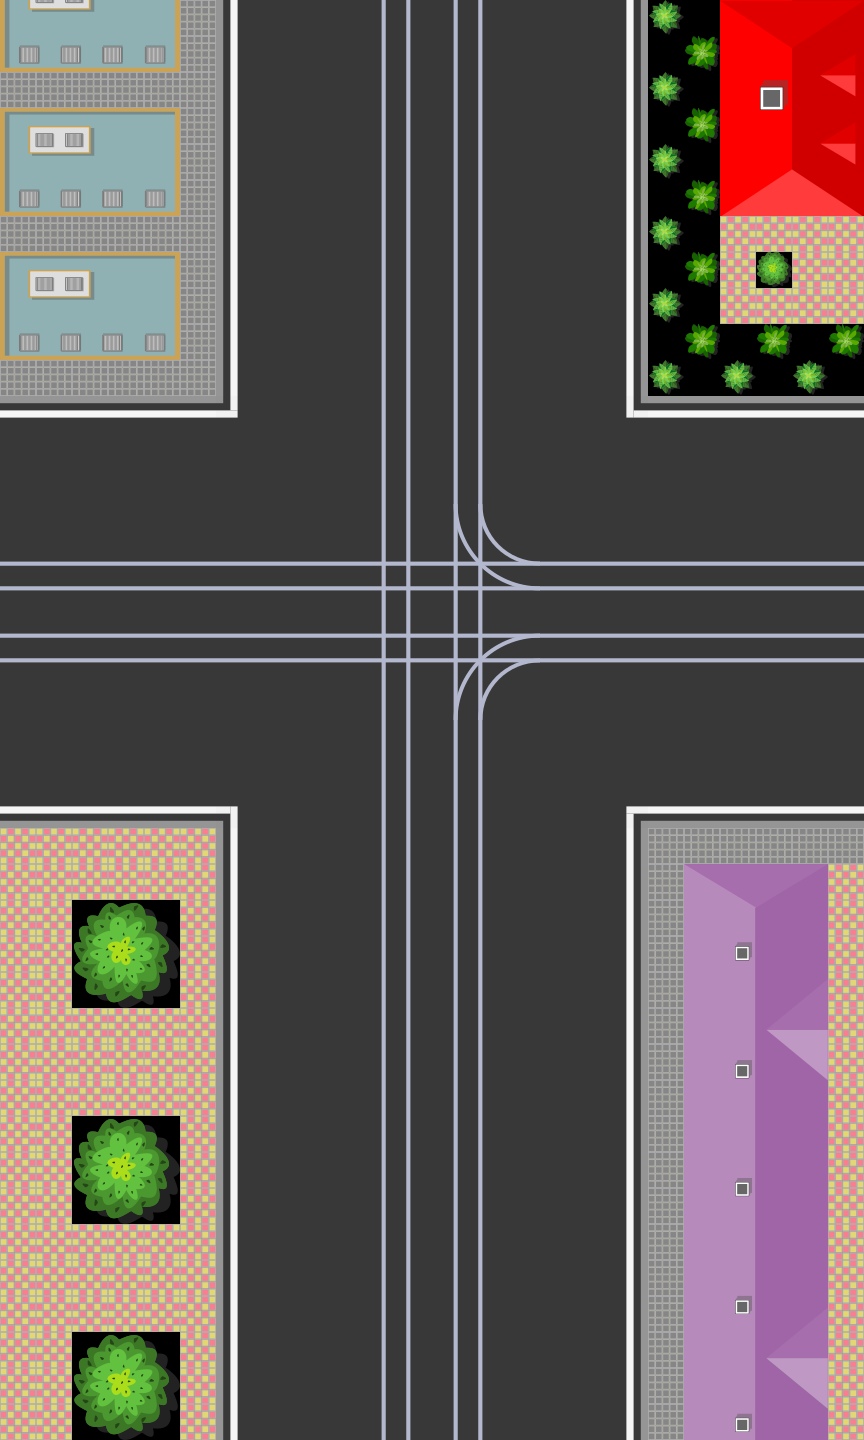

Below is a game level as drawn by its tile map, then a one-line description and the .tmx that defines it (tile-layer data replaced by summaries):
An orthogonal 24x40 tile map with 36x36 px tiles, 1 tile layer (Road Map) and 24 objects (2x 1, 2x 2, 2x 3, 4, tr_light_1_1, ...).

<map version="1.4" tiledversion="1.4.3" orientation="orthogonal" renderorder="right-down" width="24" height="40" tilewidth="36" tileheight="36" infinite="0" nextlayerid="6" nextobjectid="93">
 <tileset firstgid="1" name="new_tile_map" tilewidth="36" tileheight="36" tilecount="784" columns="28">
  <image source="../map_tileset/new_tile_map.png" width="1024" height="1024" />
 </tileset>
 <layer id="1" name="Road Map" width="24" height="40">
  <data>[960 cells, 945 non-empty, 130 distinct tile ids]</data>
 </layer>
 <objectgroup id="2" name="Follow Path 2" visible="0">
  <object id="2" name="1" x="565" y="919">
   <ellipse />
  </object>
  <object id="3" name="2" x="565" y="702">
   <ellipse />
  </object>
  <object id="4" name="3" x="563" y="17">
   <ellipse />
  </object>
  <object id="5" name="4" x="559" y="-125">
   <ellipse />
  </object>
 </objectgroup>
 <objectgroup id="3" name="Follow Path 1" visible="0">
  <object id="8" name="1" x="469" y="1011">
   <ellipse />
  </object>
  <object id="9" name="2" x="469" y="797">
   <ellipse />
  </object>
  <object id="87" name="3" x="468" y="697">
   <ellipse />
  </object>
  <object id="88" x="486" y="646">
   <ellipse />
  </object>
  <object id="89" x="543" y="618">
   <ellipse />
  </object>
  <object id="90" x="655" y="620">
   <ellipse />
  </object>
  <object id="91" x="858" y="648">
   <ellipse />
  </object>
  <object id="92" x="1011" y="648">
   <ellipse />
  </object>
 </objectgroup>
 <objectgroup id="4" name="tr_lights">
  <object id="73" name="tr_light_1_1" x="630.671" y="863.918">
   <ellipse />
  </object>
  <object id="74" name="tr_light_1_2" x="233.603" y="358.945">
   <ellipse />
  </object>
  <object id="75" name="tr_light_2_1" x="179.657" y="809.685">
   <ellipse />
  </object>
  <object id="76" name="tr_light_2_2" x="684.63" y="412.178">
   <ellipse />
  </object>
 </objectgroup>
 <objectgroup id="5" name="road_signs" visible="0">
  <object id="39" name="sign_1_1" x="530" y="925">
   <ellipse />
  </object>
  <object id="83" name="sign_1_1_1" x="534" y="974">
   <ellipse />
  </object>
  <object id="84" name="sign_1_2_2" x="314" y="316">
   <ellipse />
  </object>
  <object id="66" name="sign_1_2" x="314" y="360">
   <ellipse />
  </object>
  <object id="85" name="sign_2_1_1" x="146" y="791">
   <ellipse />
  </object>
  <object id="67" name="sign_2_1" x="196" y="789">
   <ellipse />
  </object>
  <object id="86" name="sign_2_2_2" x="691" y="472">
   <ellipse />
  </object>
  <object id="68" name="sign_2_2" x="632" y="477">
   <ellipse />
  </object>
 </objectgroup>
</map>
